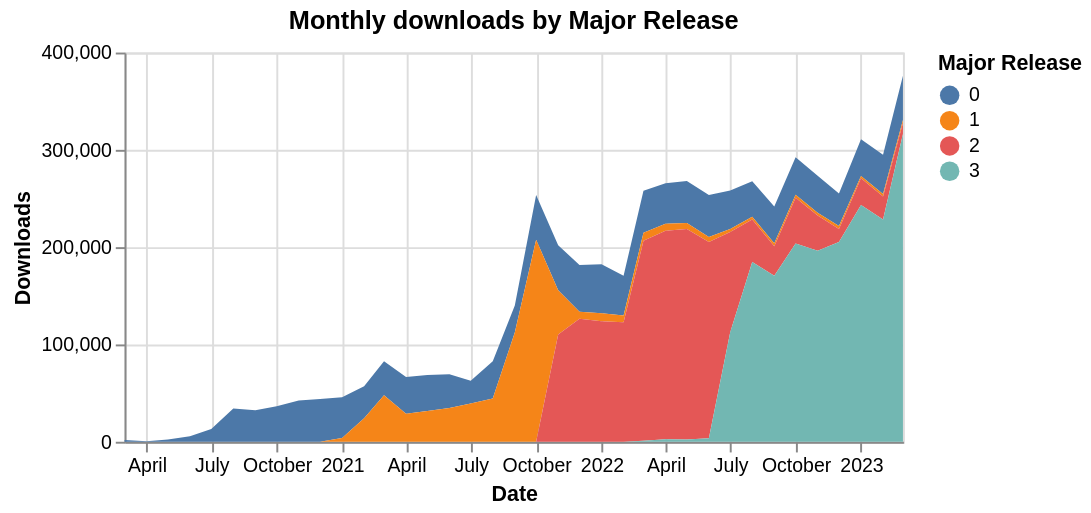

Specify this chart in Vega-Lite:
### Vega-Lite specification from a JSON file in a GitHub repository (floating-point values rounded to 4 significant figures)
{"config": {"view": {"continuousWidth": 400, "continuousHeight": 300}}, "data": {"name": "data-a28eed00eb39c9449e9fc14f2e54ff73"}, "mark": "area", "encoding": {"color": {"field": "major_release", "title": "Major Release", "type": "nominal"}, "x": {"field": "month", "title": "Date", "type": "temporal"}, "y": {"field": "num_downloads", "title": "Downloads", "type": "quantitative"}}, "height": 200, "title": "Monthly downloads by Major Release", "$schema": "https://vega.github.io/schema/vega-lite/v4.17.0.json", "datasets": {"data-a28eed00eb39c9449e9fc14f2e54ff73": [{"month": "2023-03-01T00:00:00", "major_release": "0", "num_downloads": 45510.0}, {"month": "2023-03-01T00:00:00", "major_release": "1", "num_downloads": 3043.0}, {"month": "2023-03-01T00:00:00", "major_release": "2", "num_downloads": 11350.0}, {"month": "2023-03-01T00:00:00", "major_release": "3", "num_downloads": 316300.0}, {"month": "2023-02-01T00:00:00", "major_release": "0", "num_downloads": 40550.0}, {"month": "2023-02-01T00:00:00", "major_release": "1", "num_downloads": 2456.0}, {"month": "2023-02-01T00:00:00", "major_release": "2", "num_downloads": 23640.0}, {"month": "2023-02-01T00:00:00", "major_release": "3", "num_downloads": 228400.0}, {"month": "2023-01-01T00:00:00", "major_release": "0", "num_downloads": 37930.0}, {"month": "2023-01-01T00:00:00", "major_release": "1", "num_downloads": 2354.0}, {"month": "2023-01-01T00:00:00", "major_release": "2", "num_downloads": 27520.0}, {"month": "2023-01-01T00:00:00", "major_release": "3", "num_downloads": 243200.0}, {"month": "2022-12-01T00:00:00", "major_release": "0", "num_downloads": 33420.0}, {"month": "2022-12-01T00:00:00", "major_release": "1", "num_downloads": 3110.0}, {"month": "2022-12-01T00:00:00", "major_release": "2", "num_downloads": 13370.0}, {"month": "2022-12-01T00:00:00", "major_release": "3", "num_downloads": 205200.0}, {"month": "2022-11-01T00:00:00", "major_release": "0", "num_downloads": 38090.0}, {"month": "2022-11-01T00:00:00", "major_release": "1", "num_downloads": 2784.0}, {"month": "2022-11-01T00:00:00", "major_release": "2", "num_downloads": 36360.0}, {"month": "2022-11-01T00:00:00", "major_release": "3", "num_downloads": 196300.0}, {"month": "2022-10-01T00:00:00", "major_release": "0", "num_downloads": 38620.0}, {"month": "2022-10-01T00:00:00", "major_release": "1", "num_downloads": 3149.0}, {"month": "2022-10-01T00:00:00", "major_release": "2", "num_downloads": 46870.0}, {"month": "2022-10-01T00:00:00", "major_release": "3", "num_downloads": 203900.0}, {"month": "2022-09-01T00:00:00", "major_release": "0", "num_downloads": 37900.0}, {"month": "2022-09-01T00:00:00", "major_release": "1", "num_downloads": 3003.0}, {"month": "2022-09-01T00:00:00", "major_release": "2", "num_downloads": 30330.0}, {"month": "2022-09-01T00:00:00", "major_release": "3", "num_downloads": 170600.0}, {"month": "2022-08-01T00:00:00", "major_release": "0", "num_downloads": 36230.0}, {"month": "2022-08-01T00:00:00", "major_release": "1", "num_downloads": 2915.0}, {"month": "2022-08-01T00:00:00", "major_release": "2", "num_downloads": 43730.0}, {"month": "2022-08-01T00:00:00", "major_release": "3", "num_downloads": 184700.0}, {"month": "2022-07-01T00:00:00", "major_release": "0", "num_downloads": 39490.0}, {"month": "2022-07-01T00:00:00", "major_release": "1", "num_downloads": 3019.0}, {"month": "2022-07-01T00:00:00", "major_release": "2", "num_downloads": 103200.0}, {"month": "2022-07-01T00:00:00", "major_release": "3", "num_downloads": 112400.0}, {"month": "2022-06-01T00:00:00", "major_release": "0", "num_downloads": 43230.0}, {"month": "2022-06-01T00:00:00", "major_release": "1", "num_downloads": 4996.0}, {"month": "2022-06-01T00:00:00", "major_release": "2", "num_downloads": 201800.0}, {"month": "2022-06-01T00:00:00", "major_release": "3", "num_downloads": 3559.0}, {"month": "2022-05-01T00:00:00", "major_release": "0", "num_downloads": 43100.0}, {"month": "2022-05-01T00:00:00", "major_release": "1", "num_downloads": 6145.0}, {"month": "2022-05-01T00:00:00", "major_release": "2", "num_downloads": 216400.0}, {"month": "2022-05-01T00:00:00", "major_release": "3", "num_downloads": 2272.0}, {"month": "2022-04-01T00:00:00", "major_release": "0", "num_downloads": 41540.0}, {"month": "2022-04-01T00:00:00", "major_release": "1", "num_downloads": 7194.0}, {"month": "2022-04-01T00:00:00", "major_release": "2", "num_downloads": 214200.0}, {"month": "2022-04-01T00:00:00", "major_release": "3", "num_downloads": 2633.0}, {"month": "2022-03-01T00:00:00", "major_release": "0", "num_downloads": 43100.0}, {"month": "2022-03-01T00:00:00", "major_release": "1", "num_downloads": 8268.0}, {"month": "2022-03-01T00:00:00", "major_release": "2", "num_downloads": 205700.0}, {"month": "2022-03-01T00:00:00", "major_release": "3", "num_downloads": 931.0}, {"month": "2022-02-01T00:00:00", "major_release": "0", "num_downloads": 41030.0}, {"month": "2022-02-01T00:00:00", "major_release": "1", "num_downloads": 6961.0}, {"month": "2022-02-01T00:00:00", "major_release": "2", "num_downloads": 122700.0}, {"month": "2022-01-01T00:00:00", "major_release": "0", "num_downloads": 50400.0}, {"month": "2022-01-01T00:00:00", "major_release": "1", "num_downloads": 8309.0}, {"month": "2022-01-01T00:00:00", "major_release": "2", "num_downloads": 123800.0}, {"month": "2021-12-01T00:00:00", "major_release": "0", "num_downloads": 48110.0}, {"month": "2021-12-01T00:00:00", "major_release": "1", "num_downloads": 7133.0}, {"month": "2021-12-01T00:00:00", "major_release": "2", "num_downloads": 126400.0}, {"month": "2021-11-01T00:00:00", "major_release": "0", "num_downloads": 46460.0}, {"month": "2021-11-01T00:00:00", "major_release": "1", "num_downloads": 45490.0}, {"month": "2021-11-01T00:00:00", "major_release": "2", "num_downloads": 110100.0}, {"month": "2021-10-01T00:00:00", "major_release": "1", "num_downloads": 207600.0}, {"month": "2021-10-01T00:00:00", "major_release": "0", "num_downloads": 46090.0}, {"month": "2021-09-01T00:00:00", "major_release": "0", "num_downloads": 27860.0}, {"month": "2021-09-01T00:00:00", "major_release": "1", "num_downloads": 112200.0}, {"month": "2021-08-01T00:00:00", "major_release": "0", "num_downloads": 38240.0}, {"month": "2021-08-01T00:00:00", "major_release": "1", "num_downloads": 44520.0}, {"month": "2021-07-01T00:00:00", "major_release": "0", "num_downloads": 23350.0}, {"month": "2021-07-01T00:00:00", "major_release": "1", "num_downloads": 39390.0}, {"month": "2021-06-01T00:00:00", "major_release": "0", "num_downloads": 34810.0}, {"month": "2021-06-01T00:00:00", "major_release": "1", "num_downloads": 34640.0}, {"month": "2021-05-01T00:00:00", "major_release": "0", "num_downloads": 36920.0}, {"month": "2021-05-01T00:00:00", "major_release": "1", "num_downloads": 31630.0}, {"month": "2021-04-01T00:00:00", "major_release": "0", "num_downloads": 37720.0}, {"month": "2021-04-01T00:00:00", "major_release": "1", "num_downloads": 28760.0}, {"month": "2021-03-01T00:00:00", "major_release": "0", "num_downloads": 35030.0}, {"month": "2021-03-01T00:00:00", "major_release": "1", "num_downloads": 47810.0}, {"month": "2021-02-01T00:00:00", "major_release": "0", "num_downloads": 32970.0}, {"month": "2021-02-01T00:00:00", "major_release": "1", "num_downloads": 24140.0}, {"month": "2021-01-01T00:00:00", "major_release": "0", "num_downloads": 42050.0}, {"month": "2021-01-01T00:00:00", "major_release": "1", "num_downloads": 3775.0}, {"month": "2020-12-01T00:00:00", "major_release": "0", "num_downloads": 44000.0}, {"month": "2020-11-01T00:00:00", "major_release": "0", "num_downloads": 42300.0}, {"month": "2020-10-01T00:00:00", "major_release": "0", "num_downloads": 36470.0}, {"month": "2020-09-01T00:00:00", "major_release": "0", "num_downloads": 32410.0}, {"month": "2020-08-01T00:00:00", "major_release": "0", "num_downloads": 34290.0}, {"month": "2020-07-01T00:00:00", "major_release": "0", "num_downloads": 12980.0}, {"month": "2020-06-01T00:00:00", "major_release": "0", "num_downloads": 5683.0}, {"month": "2020-05-01T00:00:00", "major_release": "0", "num_downloads": 2360.0}, {"month": "2020-04-01T00:00:00", "major_release": "0", "num_downloads": 533.0}, {"month": "2020-03-01T00:00:00", "major_release": "0", "num_downloads": 1763.0}]}}
